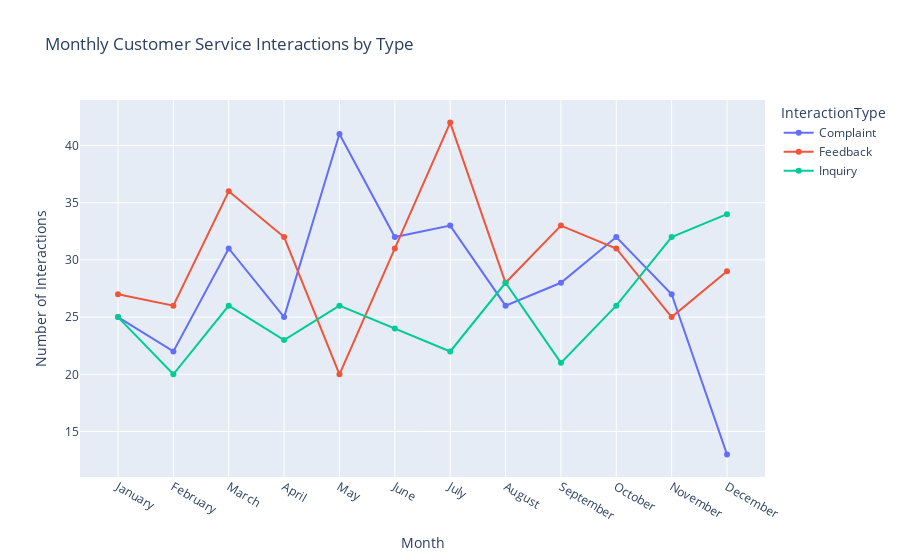

Write notebook code for a chart like this one.
### Code cell
monthly_line_long = monthly_line_df.melt(id_vars='InteractionType', var_name='Month', value_name='Count')

monthly_line_long['Month'] = monthly_line_long['Month']

# Sort for proper line plot rendering
monthly_line_long = monthly_line_long.sort_index()

# Plot the line chart
fig = px.line(
    monthly_line_long,
    x='Month',
    y='Count',
    color='InteractionType',
    markers=True,
    title='Monthly Customer Service Interactions by Type',
    labels={'Month': 'Month', 'Count': 'Number of Interactions'}
)

fig.update_layout(xaxis=dict(tickmode='linear', dtick=1))
fig.show()

### Figure 1 — Plotly figure (JSON) as saved in the notebook; plotly's stock layout.template omitted (floating-point values rounded to 4 significant figures)
{"data": [{"hovertemplate": "InteractionType=Complaint<br>Month=%{x}<br>Number of Interactions=%{y}<extra></extra>", "legendgroup": "Complaint", "line": {"color": "#636efa", "dash": "solid"}, "marker": {"symbol": "circle"}, "mode": "lines+markers", "name": "Complaint", "orientation": "v", "showlegend": true, "type": "scatter", "x": ["January", "February", "March", "April", "May", "June", "July", "August", "September", "October", "November", "December"], "xaxis": "x", "y": [25, 22, 31, 25, 41, 32, 33, 26, 28, 32, 27, 13], "yaxis": "y"}, {"hovertemplate": "InteractionType=Feedback<br>Month=%{x}<br>Number of Interactions=%{y}<extra></extra>", "legendgroup": "Feedback", "line": {"color": "#EF553B", "dash": "solid"}, "marker": {"symbol": "circle"}, "mode": "lines+markers", "name": "Feedback", "orientation": "v", "showlegend": true, "type": "scatter", "x": ["January", "February", "March", "April", "May", "June", "July", "August", "September", "October", "November", "December"], "xaxis": "x", "y": [27, 26, 36, 32, 20, 31, 42, 28, 33, 31, 25, 29], "yaxis": "y"}, {"hovertemplate": "InteractionType=Inquiry<br>Month=%{x}<br>Number of Interactions=%{y}<extra></extra>", "legendgroup": "Inquiry", "line": {"color": "#00cc96", "dash": "solid"}, "marker": {"symbol": "circle"}, "mode": "lines+markers", "name": "Inquiry", "orientation": "v", "showlegend": true, "type": "scatter", "x": ["January", "February", "March", "April", "May", "June", "July", "August", "September", "October", "November", "December"], "xaxis": "x", "y": [25, 20, 26, 23, 26, 24, 22, 28, 21, 26, 32, 34], "yaxis": "y"}], "layout": {"legend": {"title": {"text": "InteractionType"}, "tracegroupgap": 0}, "title": {"text": "Monthly Customer Service Interactions by Type"}, "xaxis": {"anchor": "y", "domain": [0, 1], "dtick": 1, "tickmode": "linear", "title": {"text": "Month"}}, "yaxis": {"anchor": "x", "domain": [0, 1], "title": {"text": "Number of Interactions"}}}}
